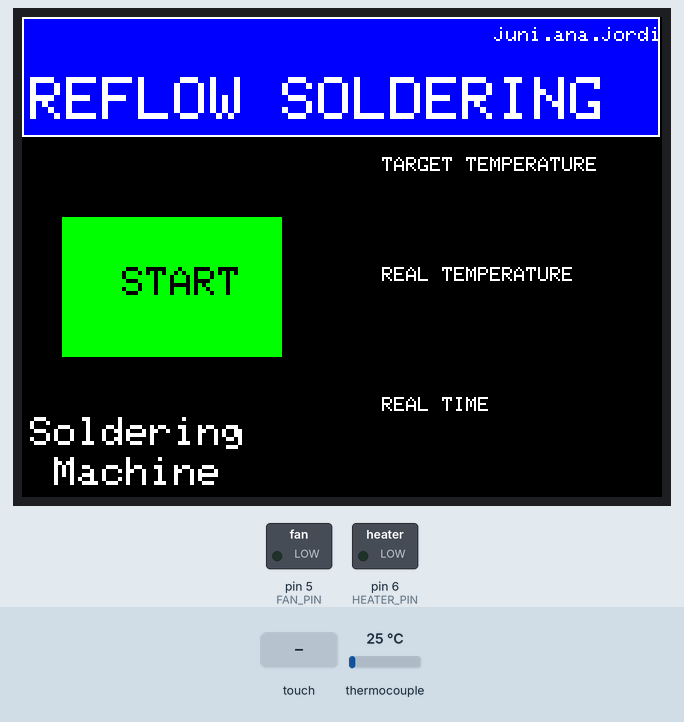
This sketch was run on a simulated Arduino Uno, built with avr-gcc and run on an emulated ATmega328P. On the bench: 320×240 colour display, switched loads named in the sketch (green lamp = pin HIGH). Inputs (shaded band) come from the test bench; at power-on: thermocouple 25 °C. Pins used as bus, display or sensor lines are not drawn; what the sketch prints to the serial monitor is not drawn.

Above: at 4.0 s.
4.1 s: touch panel pressed at 13 % / 10 % of its raw x / y range
At 5.8 s:
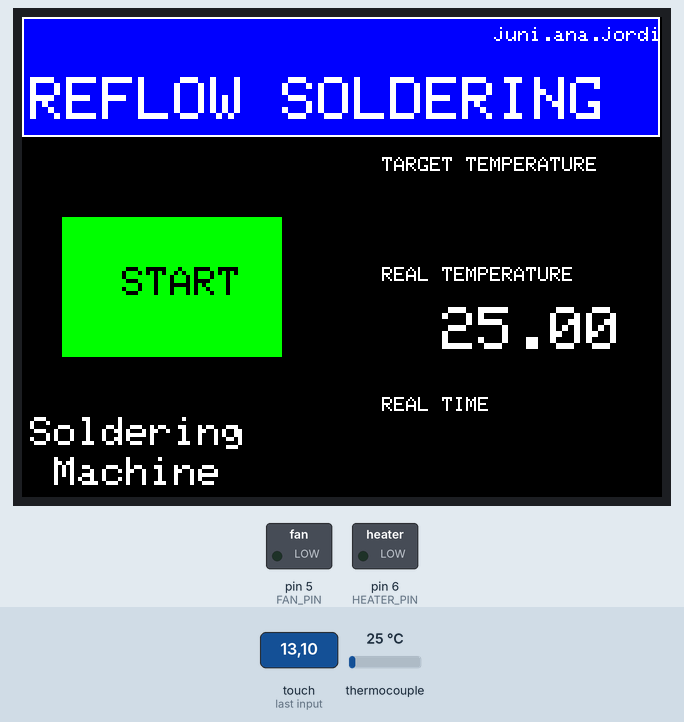
6.6 s: touch panel pressed at 38 % / 50 % of its raw x / y range
At 7.11 s:
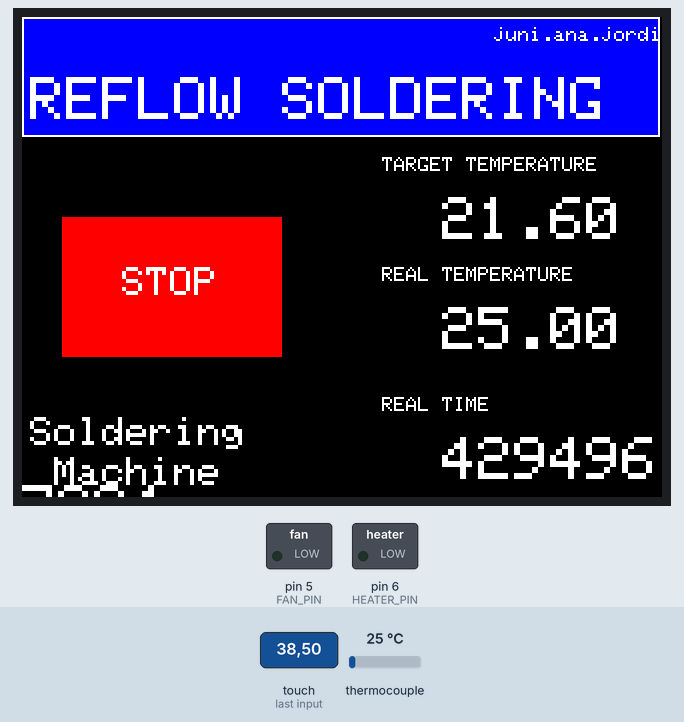
9.0 s: thermocouple set to 6 °C
At 9.33 s:
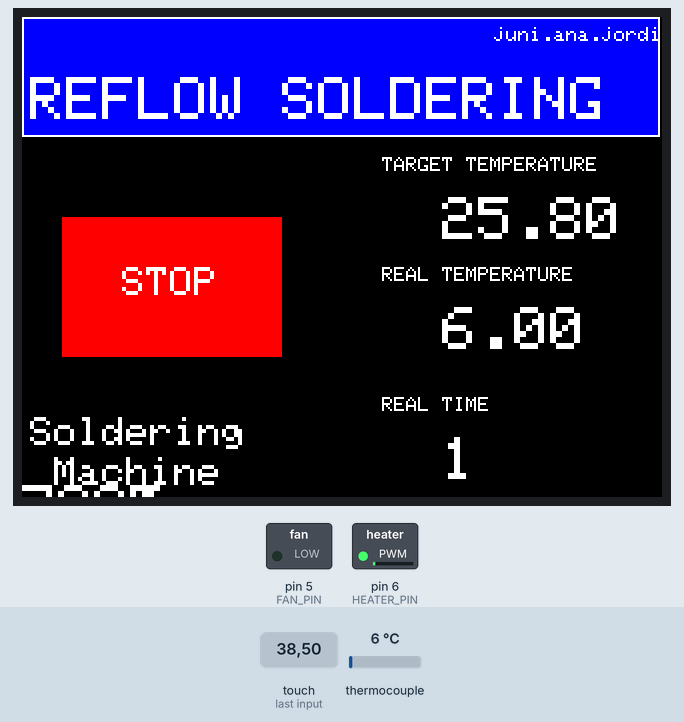
12.0 s: thermocouple set to 75 °C
At 14.3 s:
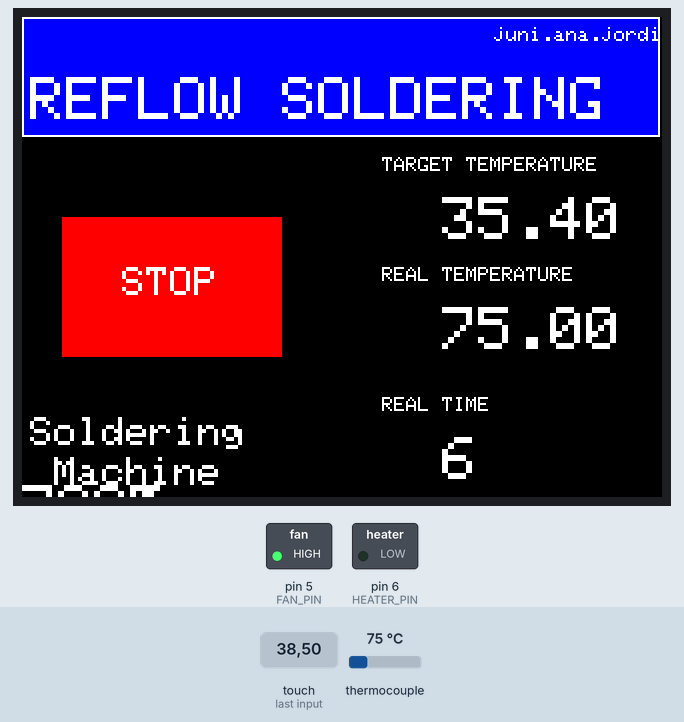
14.4 s: touch panel pressed at 38 % / 10 % of its raw x / y range
At 15.34 s:
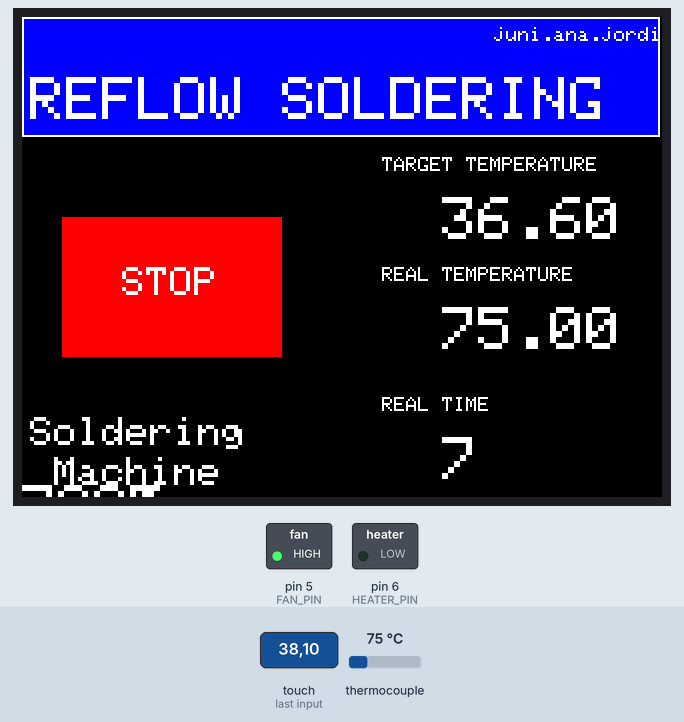
16.6 s: thermocouple set to 150 °C
At 16.92 s:
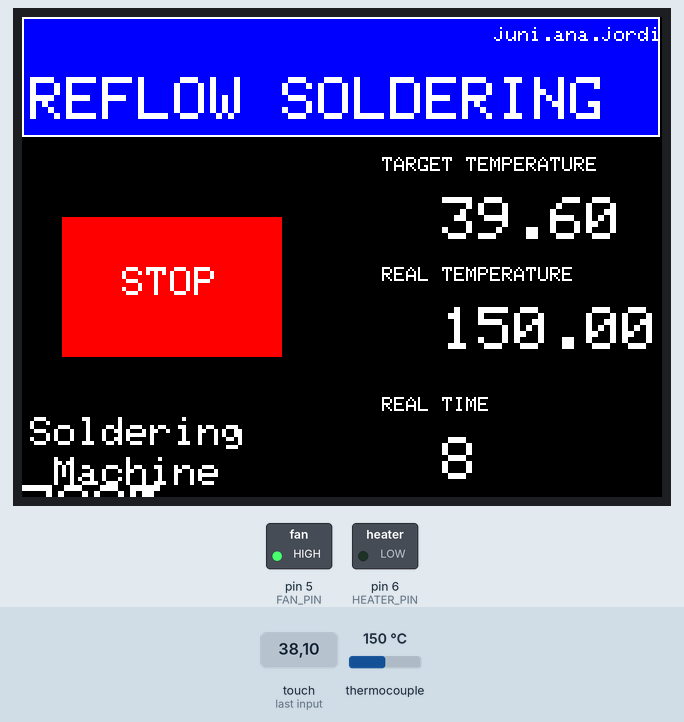
Timing chart, 0 to 19.2 s (numbered marks = the images above; inputs shaded):
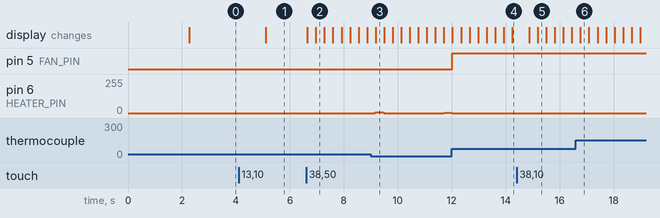

The sketch:

ReflowSolderingCode.ino
```cpp
//Include all the libraries needed
#include "SPI.h"
#include "Adafruit_GFX.h"
#include "Adafruit_ILI9341.h"
#include <XPT2046_Touchscreen.h>
#include "max6675.h"
#include "pid.h"

// Pin configuration (Hardrware SPI)
#define TFT_DC 9
#define TFT_CS 10
#define TOUCH_CS 7
#define TFT_RST 8

// Create the MAX6675 object
int thermoDO = 4;
int thermoCS = 3;
int thermoCLK = 2;
MAX6675 thermocouple(thermoCLK, thermoCS, thermoDO);

// define heater and fan pins
#define HEATER_PIN 6
#define FAN_PIN 5

// Define the temperature profile and time profile
int tempProfile[] = {21, 150, 183, 217, 240, 240, 217, 183, 150, 100, 60};
int timeProfile[] = {1, 20, 30, 40, 50, 60, 70, 80, 90, 100, 120};
double currentTime = 1.0;
double dt = 0.1;

// Define the target temperature and PID constants
double targetTemperature = 30;
#define Kp 0.01
#define Ki 0.00001
#define Kd 100.0


// Creo el controlador pid
Pid control(Kp,Ki,Kd);


// Inicialize the pins from the display
Adafruit_ILI9341 tft = Adafruit_ILI9341(TFT_CS, TFT_DC);
XPT2046_Touchscreen ts(TOUCH_CS);

void setup() {
  //PRESCALER TO CHANGE THE FREQUENCY ON PINS 6 AND 5
  //It is not used as it efects timer 0 which is the one used for delay and millis
  //TCCR0B=TCCR0B & B11111000 | B00000100;

  //reset pantalla
  pinMode(TFT_RST, OUTPUT);
  digitalWrite(TFT_RST, LOW);
  delay(1000);
  digitalWrite(TFT_RST, HIGH);
  delay(1000);
  // Initialize the serial communication
  Serial.begin(9600);
  //init screen
  tft.begin(1000000);
  tft.setRotation(3);
  //init Touch
  ts.begin();
  ts.setRotation(3);

  // Set the heater and fan pins to outputs
  pinMode(HEATER_PIN, OUTPUT);
  pinMode(FAN_PIN, OUTPUT);

  // Turn OOFF the fan
  digitalWrite(FAN_PIN, LOW);
  //DRAW ALL THE STATIC GRAPHICS IN THE SCREEN
  dibujaGraficos();

////////////
//When the screen is inicialized it allways gets one point
//This is the way for avoiding this point
  while (!ts.touched()) {
  }
  TS_Point p = ts.getPoint();
  delay(1000);
////////////
}
unsigned long lastFrame = millis();
int state = 0;
void loop() {
  if (!ts.touched()) {
    //First, get the value of the temperature and show it on the display
    double temperature = thermocouple.readCelsius();
    tft.fillRect(200, 140, 110, 35, ILI9341_BLACK);
    tft.setTextColor(ILI9341_WHITE);
    tft.setCursor(210, 145); tft.setTextSize(3);
    tft.println(temperature);

    if (state == 1) {

///////////////////
      currentTime += dt;
      int profileIndex = 1;
      int profileIndexANT =0;
      while (currentTime > timeProfile[profileIndex]) {
        profileIndexANT=profileIndex;
        profileIndex++;
      }
      // Create the target temperature value
      targetTemperature=((tempProfile[profileIndex]-tempProfile[profileIndexANT])/(timeProfile[profileIndex]-timeProfile[profileIndexANT]))*(currentTime-timeProfile[profileIndexANT])+ tempProfile[profileIndexANT];
////////////////////

  // Read the temperature from the MAX6675 amplifier
      control.set_setpt(targetTemperature);
      control.set_input(temperature);

      int output = control.get_output();
      output = output>255? 255 : output;
      output = output<0? 0 : output;

  // Control the heater based on the PID output
      analogWrite(HEATER_PIN, output);

  //Control the fan based on the error
      if (control.get_error() < -5) {
        digitalWrite(FAN_PIN, HIGH);


      } else {
        digitalWrite(FAN_PIN, LOW);

      }

      // Print the temperature and PID output to the serial monitor
      Serial.print(",");
      Serial.print(temperature);
      Serial.print(",");
      Serial.print(targetTemperature);
      Serial.print(",");
      Serial.println(output);
      //Target temperature update
      tft.fillRect(210, 80, 110, 35, ILI9341_BLACK);
      tft.setTextColor(ILI9341_WHITE);
      tft.setCursor(210, 90); tft.setTextSize(3);
      tft.println(targetTemperature);
      //REAL TIME update
      tft.fillRect(210, 200, 110, 35, ILI9341_BLACK);
      tft.setTextColor(ILI9341_WHITE);
      tft.setCursor(210, 210); tft.setTextSize(3);
      tft.println(((millis()-lastFrame)/1000)-8);

      //When the profile finish restore the screen and go to state 0
      if (profileIndex>=11){
        state=0;
        profileIndex=1;
        verd();
      }
    }
  }
  //When detects somethig touching the screen
  else {
    TS_Point p = ts.getPoint();

    // Botón
    if ( (p.x >= 1500) && (p.x < 2500) && (p.y >= 1600) && (p.y < 2400) ) // Coordenadas del botón
    {
      if (state == 0) {
        state = 1;
      }
      else {
        //Here should be 0 but it took some random points (sometimes) which made some errors and stopped the process
        state = 1;
      }
    }
    if (state == 0)
    {
      verd();
      // green button

    }
    else
    {
      red();
      // Red button

    }

  }


  // Wait for a short time before repeating the loop
  //This time is the freqüency of the update
  delay(300);
}

//All the static interace is printed here
void dibujaGraficos()
{
  //Black background
  tft.fillScreen(ILI9341_BLACK);
  yield();

  // Title
  tft.fillRect(0, 0, 319, 60, ILI9341_BLUE);
  tft.drawRect(0, 0, 319, 60, ILI9341_WHITE);

  tft.setCursor(4, 30);
  tft.setTextColor(ILI9341_WHITE);  tft.setTextSize(3);
  tft.println("REFLOW SOLDERING");

  tft.fillRect(0, 280, 180, 240, ILI9341_BLUE);
  tft.drawRect(0, 280, 180, 240, ILI9341_WHITE);

  //Information in the bottom
  tft.setCursor(4, 200);
  tft.setTextColor(ILI9341_WHITE);  tft.setTextSize(2);
  tft.println("Soldering");
  tft.setCursor(4, 220);
  tft.println(" Machine");

  // Names of the people in the group
  char texto[15];
  sprintf(texto, "juni.ana.jordi");
  tft.setCursor(320 - (strlen(texto) * 6), 5);
  tft.setTextColor(ILI9341_WHITE);  tft.setTextSize(1);
  tft.println(texto);


  //TARGET TEMPERATURA
  tft.setCursor(180, 70);
  tft.setTextColor(ILI9341_WHITE);  tft.setTextSize(1);
  tft.println("TARGET TEMPERATURE");
  // REAL TEMPERATURA
  tft.setCursor(180, 125);
  tft.setTextColor(ILI9341_WHITE);  tft.setTextSize(1);
  tft.println("REAL TEMPERATURE");
  // REAL TIME
  tft.setCursor(180, 190);
  tft.setTextColor(ILI9341_WHITE);  tft.setTextSize(1);
  tft.println("REAL TIME");

  // First button
  tft.fillRect(20, 100, 110, 70, ILI9341_GREEN);
  tft.setCursor(50, 125);
  tft.setTextColor(ILI9341_BLACK);  tft.setTextSize(2);
  tft.println("START");


  delay(1000);

}
//Geen button
void verd() {
  tft.fillRect(210, 80, 110, 40, ILI9341_BLACK);
  tft.fillRect(20, 100, 110, 70, ILI9341_GREEN);
  tft.setCursor(50, 125);
  tft.setTextColor(ILI9341_BLACK);  tft.setTextSize(2);
  tft.println("START");
  currentTime = 1;
}
//Red button
void red() {
  tft.fillRect(20, 100, 110, 70, ILI9341_RED);
  tft.setCursor(50, 125);
  tft.setTextColor(ILI9341_WHITE);  tft.setTextSize(2);
  tft.println("STOP");
}
```

pid.h
```cpp
#ifndef PID_H
#define PID_H

class Pid {

private:
  double kp=0;
  double ki=0;
  double kd=0;

  double setpoint = 0;
  double input;
  double output;
  double integral;
  double error;
  double prev_error;

  double maxint;

  unsigned long prev_time;

public:
  Pid(double kp, double ki, double kd);

  void set_input(double value);
  double get_output(void);
  double get_error(void);
  void set_setpt(double value);
};

Pid::Pid(double kp, double ki, double kd) {
  this->kp = kp;
  this->ki = ki;
  this->kd = kd;

  this->prev_time = millis();
  this->prev_error = 0;

  this->maxint = 100/this->ki;
}

void Pid::set_setpt(double value){
  this->setpoint = value;
}

double Pid::get_output() {
  return this->output;
}

double Pid::get_error() {
  return this->error;
}

void Pid::set_input(double value){

  unsigned long current_time = millis();
  unsigned long elapsed_time = current_time - this->prev_time;
  this->prev_time = current_time;

  this->input = value;
  this->error = this->setpoint - value;


  this->integral += this->error*(float)elapsed_time;
  this->integral = this->integral<0? 0 : this->integral;
  this->integral = this->integral>maxint? maxint : this->integral;


  double derivada = (this->error - this->prev_error)/(float)elapsed_time;
  this->prev_error = this->error;

  this->output = this->kp*this->error + this->ki*this->integral + this->kd*derivada;

}


#endif
```

Measured:
- after the input at 4.1 s, the display: changes after 1.0 s (image 1)
- after the input at 6.6 s, the display: first changes at once (image 2 shows a later state)
- after the input at 9.0 s, pin 6 (HEATER_PIN): 0/255 → 6/255 after 0.17 s, → 0/255 0.32 s later, → 1/255 2.2 s later
- after the input at 12.0 s, pin 5 (FAN_PIN): LOW → HIGH at once; pin 6 (HEATER_PIN): 1/255 → 0/255 at once
